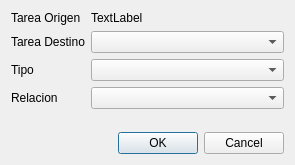
<?xml version="1.0" encoding="UTF-8"?>
<ui version="4.0">
 <class>DlgEditPlanningTaskConstraint</class>
 <widget class="QDialog" name="DlgEditPlanningTaskConstraint">
  <property name="geometry">
   <rect>
    <x>0</x>
    <y>0</y>
    <width>295</width>
    <height>165</height>
   </rect>
  </property>
  <property name="windowTitle">
   <string>Restricciones</string>
  </property>
  <layout class="QVBoxLayout" name="verticalLayout">
   <item>
    <layout class="QFormLayout" name="formLayout">
     <item row="0" column="0">
      <widget class="QLabel" name="label">
       <property name="text">
        <string>Tarea Origen</string>
       </property>
      </widget>
     </item>
     <item row="0" column="1">
      <widget class="QLabel" name="lblTareaOrigen">
       <property name="text">
        <string>TextLabel</string>
       </property>
      </widget>
     </item>
     <item row="1" column="0">
      <widget class="QLabel" name="label_2">
       <property name="text">
        <string>Tarea Destino</string>
       </property>
       <property name="buddy">
        <cstring>cboTareaDestino</cstring>
       </property>
      </widget>
     </item>
     <item row="2" column="0">
      <widget class="QLabel" name="label_3">
       <property name="text">
        <string>Tipo</string>
       </property>
       <property name="buddy">
        <cstring>cboTipo</cstring>
       </property>
      </widget>
     </item>
     <item row="3" column="0">
      <widget class="QLabel" name="label_4">
       <property name="text">
        <string>Relacion</string>
       </property>
       <property name="buddy">
        <cstring>cboRelationType</cstring>
       </property>
      </widget>
     </item>
     <item row="1" column="1">
      <widget class="QComboBox" name="cboTareaDestino"/>
     </item>
     <item row="2" column="1">
      <widget class="QComboBox" name="cboTipo"/>
     </item>
     <item row="3" column="1">
      <widget class="QComboBox" name="cboRelationType"/>
     </item>
    </layout>
   </item>
   <item>
    <widget class="QDialogButtonBox" name="buttonBox">
     <property name="orientation">
      <enum>Qt::Horizontal</enum>
     </property>
     <property name="standardButtons">
      <set>QDialogButtonBox::Cancel|QDialogButtonBox::Ok</set>
     </property>
    </widget>
   </item>
  </layout>
 </widget>
 <resources/>
 <connections>
  <connection>
   <sender>buttonBox</sender>
   <signal>accepted()</signal>
   <receiver>DlgEditPlanningTaskConstraint</receiver>
   <slot>accept()</slot>
   <hints>
    <hint type="sourcelabel">
     <x>227</x>
     <y>143</y>
    </hint>
    <hint type="destinationlabel">
     <x>157</x>
     <y>164</y>
    </hint>
   </hints>
  </connection>
  <connection>
   <sender>buttonBox</sender>
   <signal>rejected()</signal>
   <receiver>DlgEditPlanningTaskConstraint</receiver>
   <slot>reject()</slot>
   <hints>
    <hint type="sourcelabel">
     <x>285</x>
     <y>149</y>
    </hint>
    <hint type="destinationlabel">
     <x>286</x>
     <y>164</y>
    </hint>
   </hints>
  </connection>
 </connections>
</ui>
